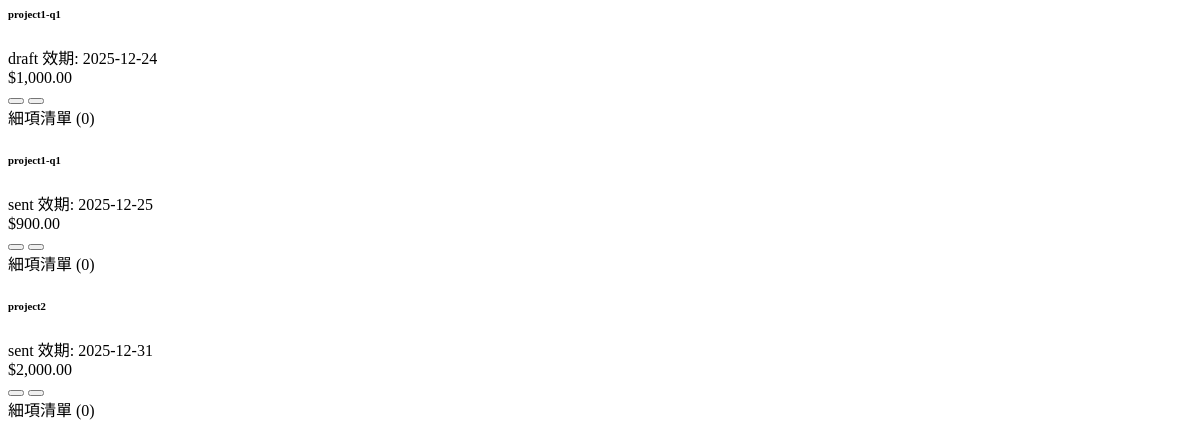
Page /ui/quotes/ on the committed database.
### models.py (models this page shows)
class Quote(SQLModel, table=True):
    __tablename__ = "quotes"
    id: str = Field(default_factory=generate_uuid, primary_key=True)
    quote_number: str = Field(index=True)
    status: str = Field(default="draft")
    total_amount: float = Field(default=0.0)
    valid_until: Optional[datetime] = None
    created_at: datetime = Field(default_factory=datetime.now)
    project_id: str = Field(foreign_key="projects.id")
    project: Optional["Project"] = Relationship(back_populates="quotes")
    quoteitems: List["QuoteItem"] = Relationship(back_populates="quote")
    receipts: List["Receipt"] = Relationship(back_populates="quote")

### unified_factory.py (the view)
    @web.get("/", response_class=HTMLResponse)
    async def web_list_page(request: Request, db: Session = Depends(get_db_func)):
        items = get_all_endpoint(db)
        return templates.TemplateResponse(
            f"{path_name}/{path_name}.html",
            {"request": request, f"{path_name}": items, "active_page": path_name}
        )

### templates/quotes/quotes.html
<div id="quotes-wrapper" class="d-flex flex-column gap-3">
    {% for quote in quotes %}
        {% include "quotes/quotes_row.html" %}
    {% endfor %}
</div>

### templates/quotes/quotes_row.html (shortened to what this page needs)
<div class="card shadow-sm border-start-0 border-end-0 border-top-0 border-bottom quote-card mb-3" id="quote-{{ quote.id }}">
    <div class="card-header bg-white d-flex justify-content-between align-items-center py-3 border-bottom-0">
        <div class="d-flex align-items-center gap-3">
            <div>
                <h6 class="mb-0 fw-bold text-dark">{{ quote.quote_number or '草稿' }}</h6>
                <div class="small text-muted">
                    <span class="badge bg-light text-dark border me-1">{{ quote.status }}</span>
                    <span>效期: {{ quote.valid_until.strftime('%Y-%m-%d') if quote.valid_until else '-' }}</span>
                </div>
            </div>
        </div>
        <div class="d-flex align-items-center gap-3">
            <span class="fw-bold text-dark fs-5">${{ "{:,.2f}".format(quote.total_amount or 0) }}</span>
            <div class="btn-group">
                <button class="btn btn-sm btn-outline-secondary"
                        hx-get="/ui/quotes/{{ quote.id }}"
                        hx-target="#quote-{{ quote.id }}"
                        hx-swap="outerHTML">
                </button>
                <button class="btn btn-sm btn-outline-danger"
                        hx-delete="/ui/quotes/{{ quote.id }}"
                        hx-confirm="確認刪除？"
                        hx-target="#quote-{{ quote.id }}"
                        hx-swap="outerHTML">
                </button>
            </div>
        </div>
    </div>
    <div class="card-body bg-white pt-0 pb-3 ps-5 pe-3">
        <details class="w-100">
            <summary class="btn btn-sm btn-link text-decoration-none text-muted ps-0 user-select-none">
                細項清單 ({{ quote.items|length }})
            </summary>
        </details>
    </div>
</div>

### templates/quotes/quotes_row.html (style rules this page uses)
details > summary { list-style: none; }

### rows in the picture
Quote: quote_number "project1-q1", status "draft", valid_until "2025-12-24", total_amount "1,000.00", items|length "0"
Quote: quote_number "project1-q1", status "sent", valid_until "2025-12-25", total_amount "900.00", items|length "0"
Quote: quote_number "project2", status "sent", valid_until "2025-12-31", total_amount "2,000.00", items|length "0"
